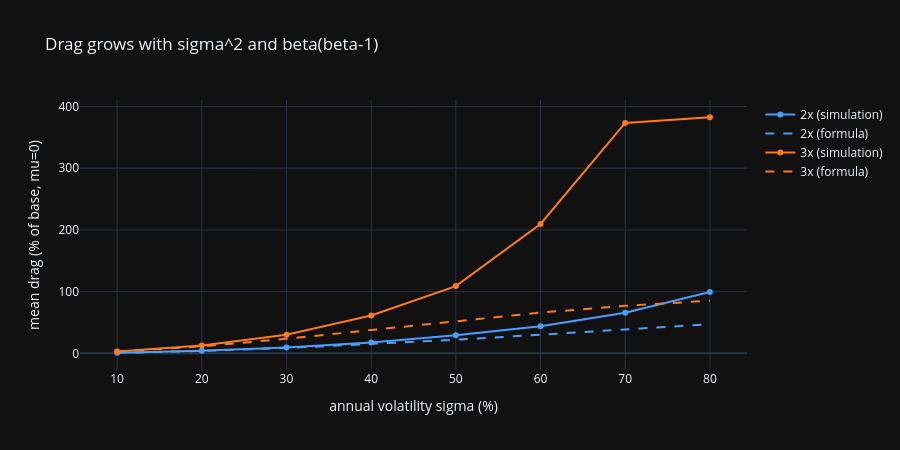

Notebook cell for this chart:
### Markdown cell above
## 4. Drag โตตาม sigma^2 และ beta(beta-1)

พจน์ drag = 0.5·beta(beta-1)·sigma^2·T ทำนายว่า drag โตตามกำลังสองของ sigma
และแรงขึ้นตาม beta(beta-1): 2x ให้ค่า 1, 3x ให้ค่า 3 (แรงกว่า 3 เท่า ไม่ใช่ 1.5 เท่า)

### Code cell
def mean_drag(beta, sigma, days=252, n=3000):
    rng = np.random.default_rng(int(sigma*1000)+beta)
    gaps = []
    for _ in range(n):
        paths, r, rv = simulate(0.0, sigma, days, betas=(1, beta), fee=0.0, rng=rng)
        gaps.append((paths[1][-1]**beta) - paths[beta][-1])
    return np.mean(gaps)

sigmas = np.linspace(0.10, 0.80, 8)
fig = go.Figure()
for beta in (2, 3):
    sim_drag  = [mean_drag(beta, s)*100 for s in sigmas]
    theo_drag = [(1-np.exp(-0.5*beta*(beta-1)*s**2))*100 for s in sigmas]
    fig.add_trace(go.Scatter(x=sigmas*100, y=sim_drag, mode='lines+markers',
                             line=dict(color=COL[beta]), name=f'{beta}x (simulation)'))
    fig.add_trace(go.Scatter(x=sigmas*100, y=theo_drag, mode='lines',
                             line=dict(color=COL[beta], dash='dash'), name=f'{beta}x (formula)'))
fig.update_layout(template=TEMPLATE, title='Drag grows with sigma^2 and beta(beta-1)',
                  xaxis_title='annual volatility sigma (%)', yaxis_title='mean drag (% of base, mu=0)',
                  height=450)
fig.show()
print(f"drag term ratio  3x : 2x = {(0.5*3*2)/(0.5*2*1):.0f} : 1  (not 1.5 : 1)")

### Figure 1 — Plotly figure (JSON) as saved in the notebook; plotly's stock layout.template omitted (floating-point values rounded to 4 significant figures)
{"data": [{"line": {"color": "#4a9eff"}, "mode": "lines+markers", "name": "2x (simulation)", "type": "scatter", "x": [10.0, 20.0, 30.0, 40.0, 50.0, 60.0, 70.0, 80.0], "y": [1.006, 4.122, 9.39, 17.58, 29.38, 43.85, 65.81, 99.51]}, {"line": {"color": "#4a9eff", "dash": "dash"}, "mode": "lines", "name": "2x (formula)", "type": "scatter", "x": [10.0, 20.0, 30.0, 40.0, 50.0, 60.0, 70.0, 80.0], "y": [0.995, 3.921, 8.607, 14.79, 22.12, 30.23, 38.74, 47.27]}, {"line": {"color": "#ff7a1a"}, "mode": "lines+markers", "name": "3x (simulation)", "type": "scatter", "x": [10.0, 20.0, 30.0, 40.0, 50.0, 60.0, 70.0, 80.0], "y": [3.016, 12.57, 30.27, 61.31, 109.0, 209.7, 373.3, 382.6]}, {"line": {"color": "#ff7a1a", "dash": "dash"}, "mode": "lines", "name": "3x (formula)", "type": "scatter", "x": [10.0, 20.0, 30.0, 40.0, 50.0, 60.0, 70.0, 80.0], "y": [2.955, 11.31, 23.66, 38.12, 52.76, 66.04, 77.01, 85.34]}], "layout": {"height": 450, "title": {"text": "Drag grows with sigma^2 and beta(beta-1)"}, "xaxis": {"title": {"text": "annual volatility sigma (%)"}}, "yaxis": {"title": {"text": "mean drag (% of base, mu=0)"}}}}
